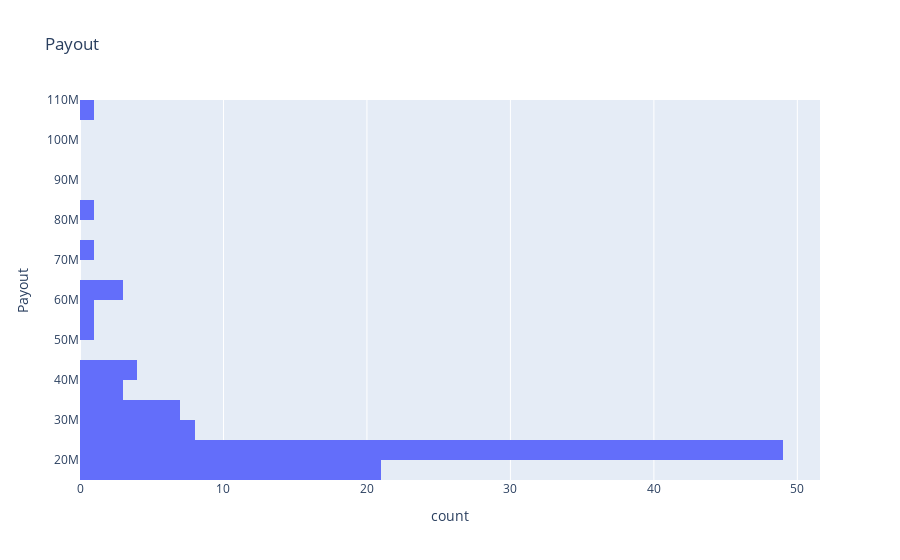

Notebook source saved alongside this figure:
### Code cell
fig = px.histogram(dfs, y="Payout", title="Payout")
fig.show()
